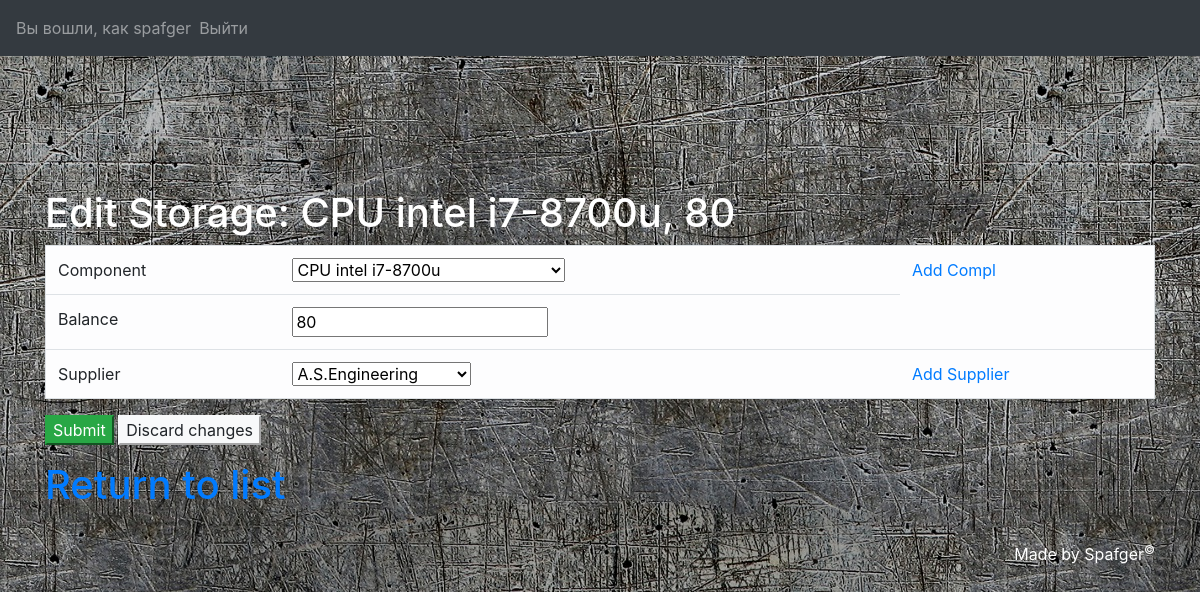
/LabaUD/mainmenu/Stor/editstorform/1 (signed in), run on the app's committed database.
### LabaUD/models.py (models this page shows)
class Storage(models.Model):
    id_store_compl = models.AutoField(primary_key=True)
    compl_id = models.ForeignKey(Compl, on_delete=models.CASCADE)
    stock_balance = models.IntegerField()
    supplier_id = models.ForeignKey(Supplier, on_delete=models.CASCADE)
    def __str__(self):
        return str(self.compl_id) + ", " + str(self.stock_balance)

class Compl(models.Model):
    id_compl = models.AutoField(primary_key=True)
    compl_name = models.CharField(max_length=64)
    compl_article = models.CharField(max_length=20)
    compl_price = models.IntegerField()
    compl_maker = models.CharField(max_length=64)
    compl_description = models.CharField(max_length=128)
    def __str__(self):
        return self.compl_name

### LabaUD/views.py (the view, shortened to what this page needs)
# urls.py: url(r'^mainmenu/Stor/editstorform/(?P<stor_name>[\w-]+)$', views.editstor_form, name='edit_stor'),
def editstor_form(request, stor_name):
    cur_user = get_user(request)
    if cur_user.is_staff:
        stor = Storage.objects.get(id_store_compl=stor_name)
        form = Storage_Form(instance=stor)
        flag = False
        return render(request, "bdedit/Stor/editstor.html", locals())
    else:
        return redirect("../../../failed")

### LabaUD/forms.py
class Storage_Form(ModelForm):
    class Meta:
        model = Storage
        fields = ["id_store_compl", "compl_id", "stock_balance", "supplier_id"]

### LabaUD/models.py (called while the page is built)
    def __str__(self):
        return self.supplier_name

### templates/bdedit/Stor/editstor.html (shortened to what this page needs)
{% extends "base.html" %}
{% block content %}
    <div class="container">
        <h1 style="color: #FFFFFF">Edit Storage: {{ stor }}</h1>
    </div>
    <div class="container">
        <form action="" method="post">
            <table class="table table-light border" align="center">
                <tr>
                    <td>Component</td>
                    <td>{{ form.compl_id }}</td>
                    <td><a href="{% url "add_compl" %}">Add Compl</a></td>
                </tr>
                <tr>
                    <td>Balance</td>
                    <td>{{ form.stock_balance }}</td>
                </tr>
                <tr>
                    <td>Supplier</td>
                    <td>{{ form.supplier_id }}</td>
                    <td><a href="{% url "add_supp" %}">Add Supplier</a></td>
                </tr>
            </table>
            <p>
                <input type="submit" class="btn-success">
                <a href="../outstor"><input type="button" class="btn-light" value="Discard changes"></a>
            </p>
        </form>
        <h1><a href="{% url "out_stor" %}">Return to list</a></h1>
    </div>
{% endblock content %}

### templates/header.html (shortened to what this page needs)
<nav class="navbar navbar-expand-sm bg-dark navbar-dark">
{% if cur_user.id is not None %}
<ul class="navbar-nav mr-2">
    <li class="nav-item">
        <span class="navbar-text">
            Вы вошли, как {{ cur_user }}
        </span>
    </li>
    <li class="nav-item">
        <a class="nav-link" href="{% url 'logout' %}">Выйти</a>
    </li>
</ul>
{% endif %}
</nav>
<div class="container-fluid">
    <table class="w-75" style="height: 100px; margin: 0 auto">
            <tr>
            </tr>
    </table>
</div>
<hr>

### data on the page
Storage: compl_id+stock_balance "CPU intel i7-8700u, 80", compl_id "CPU intel i7-8700u", stock_balance "80", supplier_id "A.S.Engineering"

### other printed values
{{ cur_user }} "spafger"
